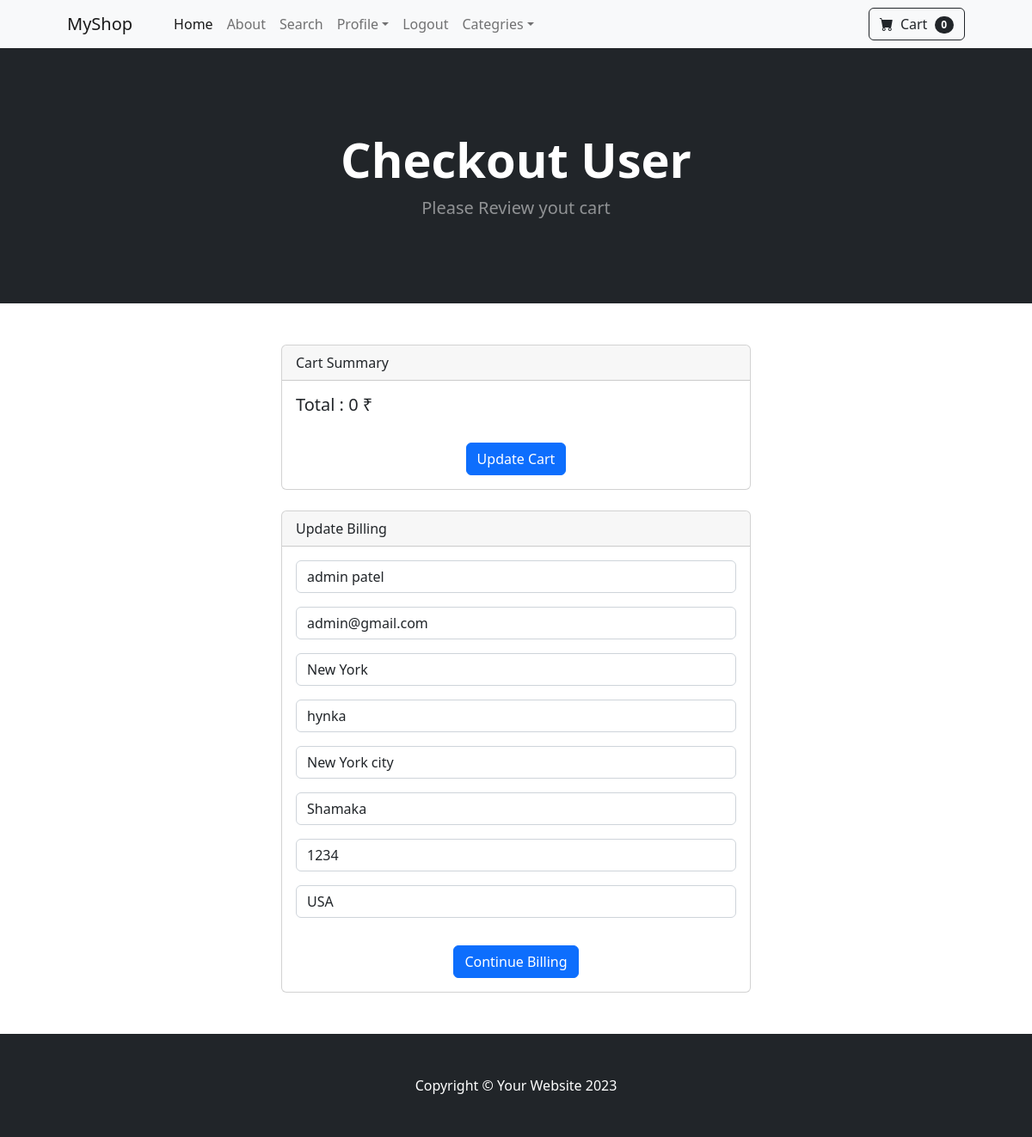
The app's page /payment/checkout (signed in) with its own data.
### payment/models.py (models this page shows, shortened)
class ShippingAddress(models.Model):
    user = models.ForeignKey(User,on_delete=models.CASCADE,null=True,blank=True)
    shipping_full_name = models.CharField(max_length=100)
    shipping_email = models.EmailField(max_length=100)
    shipping_address1 = models.CharField(max_length=100)
    shipping_address2 = models.CharField(max_length=100, null=True, blank=True)
    shipping_city = models.CharField(max_length=50)
    shipping_state = models.CharField(max_length=50, null=True, blank=True)
    shipping_postal_code = models.CharField(max_length=20, null=True, blank=True)
    shipping_country = models.CharField(max_length=50)
    class Meta:
        verbose_name_plural = "Shipping Address"

### payment/views.py (the view)
# urls.py: path('checkout', views.checkout, name='checkout'),
def checkout(request):
    cart = Cart(request)
    products = cart.get_products
    quantities = cart.get_quants
    total = cart.cart_total
    if request.user.is_authenticated:
        shipping_user = ShippingAddress.objects.get(user__id=request.user.id)
        shipping_form = ShippingForm(
            request.POST or None, instance=shipping_user)
        return render(request,  'payment/checkout.html', {'cart_products': products , 'prod_quantities':quantities, 'totals':total, 'shipping_form':shipping_form })
    else:
        shipping_form = ShippingForm(
            request.POST or None)
        return render(request,  'payment/checkout.html', {'cart_products': products , 'prod_quantities':quantities, 'totals':total, 'shipping_form':shipping_form })

### cart/cart.py (called while the page is built, shortened)
    def get_products(self):
        product_ids = self.cart.keys()
        cart_products = Product.objects.filter(id__in = product_ids)
        return cart_products

    def cart_total(self):
        product_ids = self.cart.keys()
        cart_products = Product.objects.filter(id__in = product_ids)
        quantities = self.cart
        total = 0
        return total

    def __len__(self):
        return len(self.cart)

### cart/context_processors.py (called while the page is built)
def cart(request):
    return {'cart':Cart(request)}

### payment/templates/payment/checkout.html (shortened to what this page needs)
{% extends 'base.html' %}
{% block content %}
<header class="bg-dark py-5">
    <div class="container px-4 px-lg-5 my-5">
        <div class="text-center text-white">
            <h1 class="display-4 fw-bolder">Checkout User</h1>
            <p class="lead fw-normal text-white-50 mb-0">Please Review yout cart</p>
        </div>
    </div>
</header>
<div class="container my-5 ">
    <div class="row justify-content-center">
        <div class="col-6">
            <div class="card">
                <div class="card-header">
                    Cart Summary
                </div>
                <div class="card-body">
                    <p class="card-title h5"> Total : {{ totals }} &#x20B9;</p>
                    <center>
                            <a href="{% url 'cart_summary' %}" class="btn btn-primary mt-4">Update Cart</a>
                    </center>
                </div>
            </div>
        </div>
    </div>
    <div class="row justify-content-center mt-4">
        <div class="col-6 ">
            <div class="card">
                <div class="card-header mb-3">
                    Update Billing
                </div>
                <form method="POST" class="px-3" action="{% url 'billing_info' %}">
                    {{ shipping_form.as_p }}
                    <center>
                        <button type="submit" class="btn btn-primary my-3">Continue Billing</button>
                    </center>
                </form>
            </div>
        </div>
    </div>
</div>
{% endblock content %}

### records on screen
ShippingAddress: shipping_full_name "admin patel", shipping_email "admin@gmail.com", shipping_address1 "New York", shipping_address2 "hynka", shipping_city "New York city", shipping_state "Shamaka", shipping_postal_code "1234", shipping_country "USA"

### other values on screen
{{ cart|length }} "0"
{{ totals }} "0"
